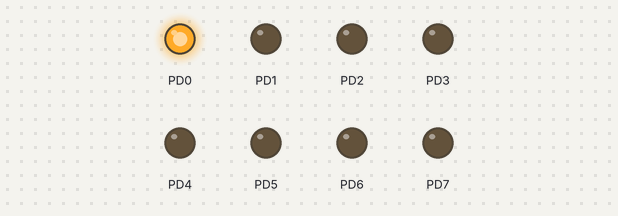
Simulated run of this program. Board: ATmega32, built with avr-gcc and emulated at 8 MHz. On the bench: output pins drawn as LEDs (lit = HIGH).

Above: at 0.2 s.
At 1.2 s:
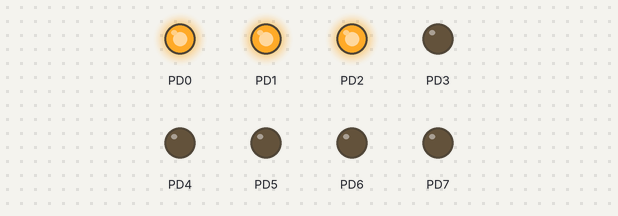
At 2.2 s:
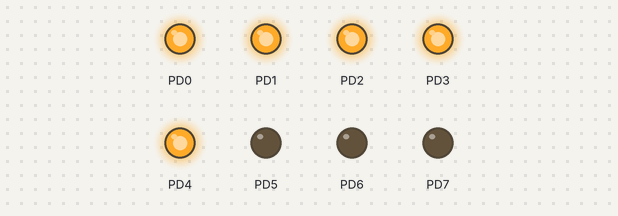
At 4.7 s:
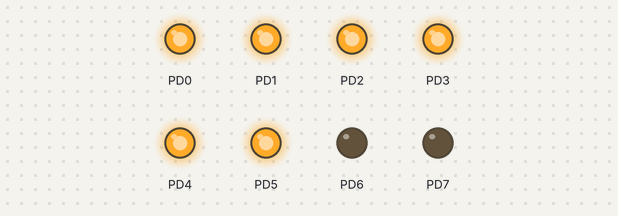
At 6.7 s:
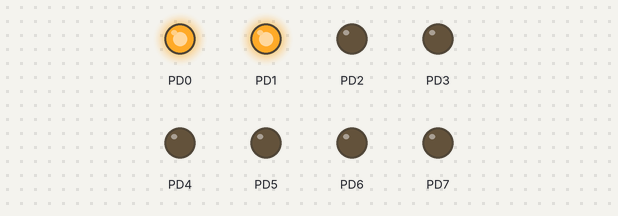
At 9.7 s:
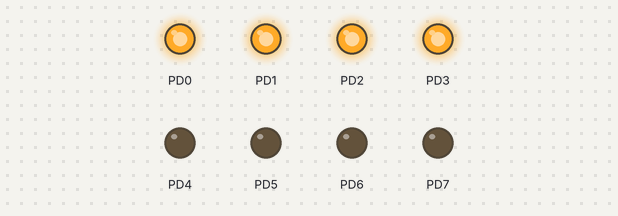
Timing chart, 0 to 10.4 s (numbered marks = the images above):
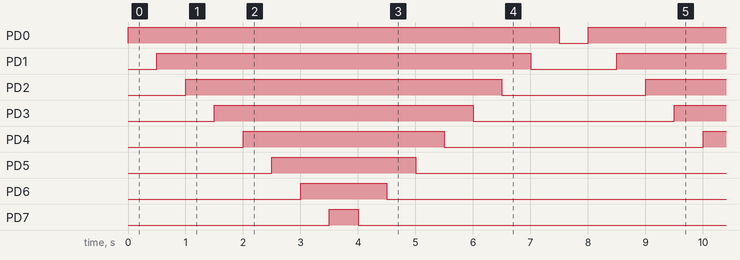

Measured:
- by itself, PD0: alternates HIGH for 7.5 s and LOW for 0.50 s
- by itself, PD1: alternates HIGH for 6.5 s and LOW for 1.5 s
- by itself, PD2: alternates HIGH for 5.5 s and LOW for 2.5 s
- by itself, PD3: alternates HIGH for 4.5 s and LOW for 3.5 s
- by itself, PD4: alternates HIGH for 3.5 s and LOW for 4.5 s
- by itself, PD5: alternates HIGH for 2.5 s and LOW for 5.5 s
- by itself, PD6: alternates HIGH for 1.5 s and LOW for 6.5 s
- by itself, PD7: alternates HIGH for 0.50 s and LOW for 7.5 s

The program:

main.c
```c
/*
 * Blinking_led_class_2_23-10-2017.c
 *
 * Created: 10/23/2017 11:52:39 AM
 * Author : user-5
 */

#define F_CPU 8000000
#include <avr/io.h>
#include <util/delay.h>

int main(void)
{
    DDRD = 0xff;
	/* Replace with your application code */
    while (1)
    {
		for (int i=0; i<8; i++)
		{
				PORTD |= (1<<i);
				_delay_ms(500);
		}

		for (int k=7; k>=0; k--)
		{
			PORTD &=~ (1<<k);
			_delay_ms(500);
		}

    }

	return 0;
}
```
